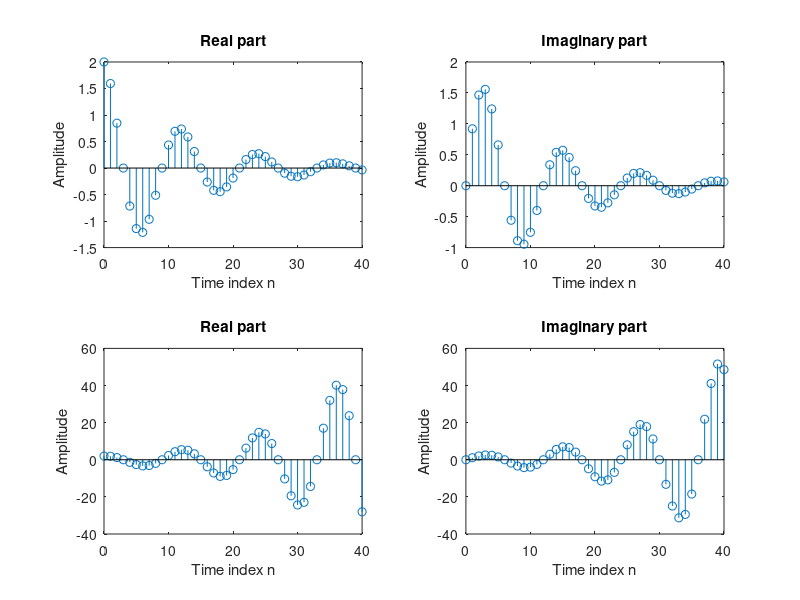

Write MATLAB code to recreate this figure.
% Program P1_2
 % Generation of a complex exponential sequence
 clf;

 c = -(1/12)+(pi/6)*i;
 c1 = 1/12+(pi/6)*i;
 K = 2;
 n = 0:40;
 x = K*exp(c*n);
 x1 = K*exp(c1*n);

 subplot(2,2,1);
 stem(n,real(x));
 xlabel('Time index n');ylabel('Amplitude');
 title('Real part');

 subplot(2,2,2);
 stem(n,imag(x));
 xlabel('Time index n');ylabel('Amplitude');
 title('Imaginary part');

 subplot(2,2,3);
 stem(n,real(x1));
 xlabel('Time index n');ylabel('Amplitude');
 title('Real part');

 subplot(2,2,4);
 stem(n,imag(x1));
 xlabel('Time index n');ylabel('Amplitude');
 title('Imaginary part');
